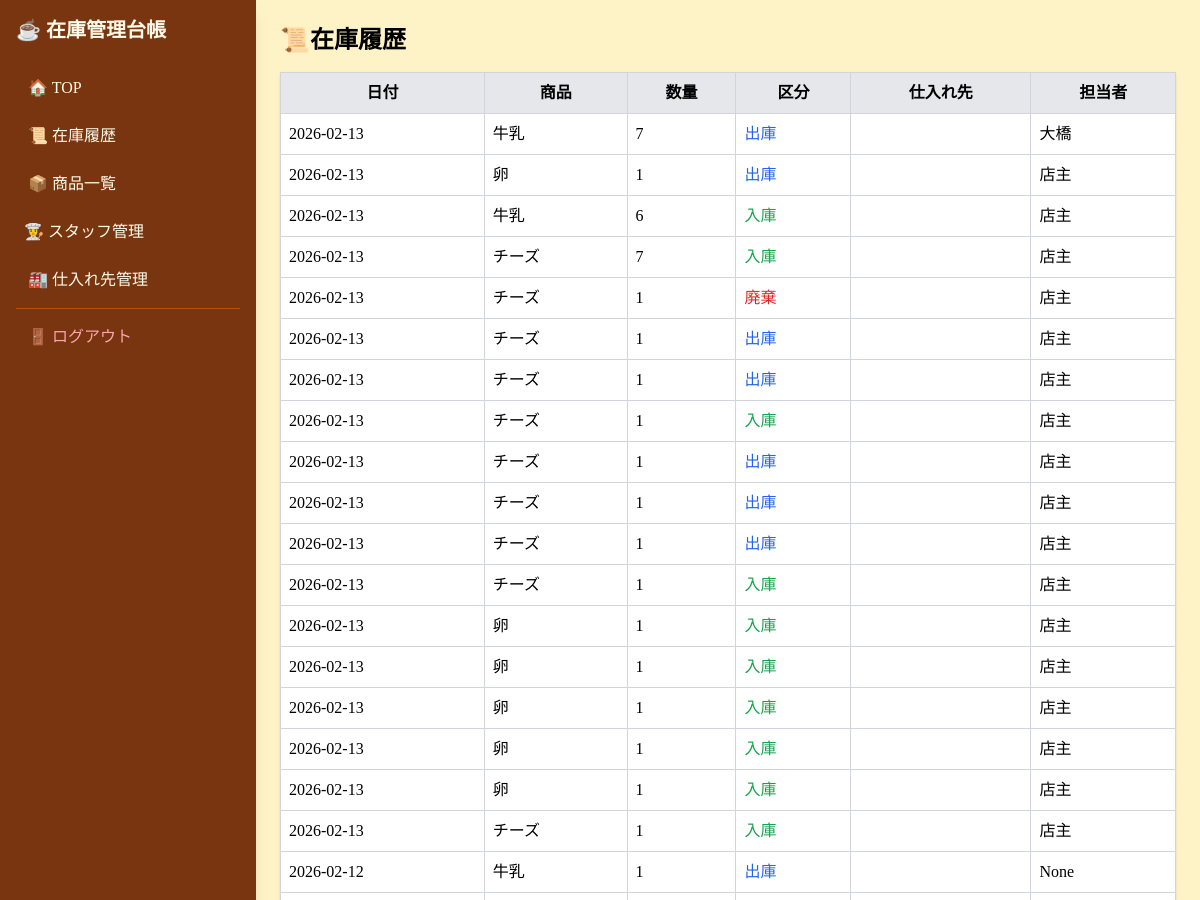
Before: /inventory/logs (signed in, upper part) with the older database file.
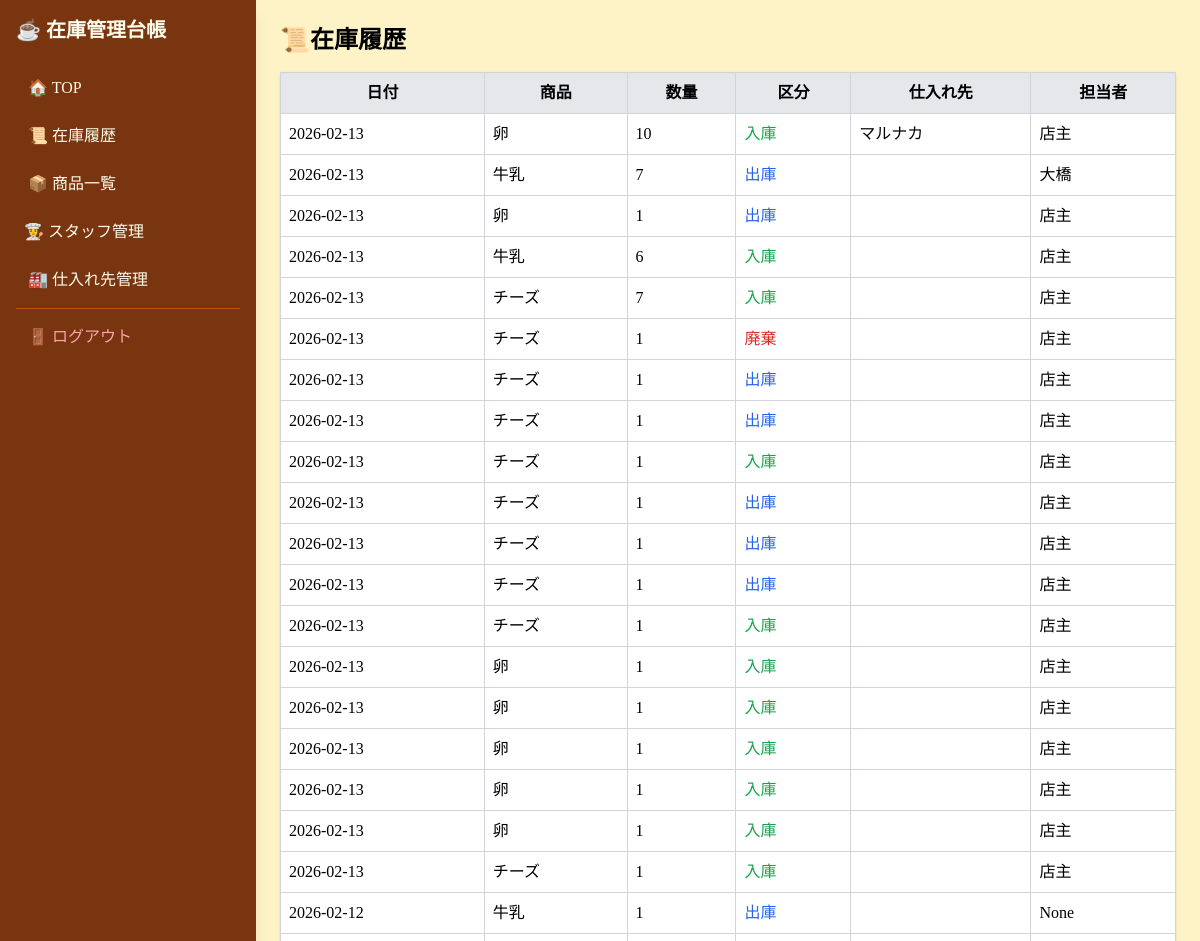
After: the same page with the newer database file.
### tables this page shows
CREATE TABLE inventory_logs (
    id INTEGER PRIMARY KEY AUTOINCREMENT,
    item_id INTEGER NOT NULL,
    change_type TEXT NOT NULL,
    quantity REAL NOT NULL,
    user_id INTEGER,
    note TEXT,
    created_at DATETIME DEFAULT CURRENT_TIMESTAMP, supplier_id INTEGER,

    FOREIGN KEY (item_id) REFERENCES items(id),
    FOREIGN KEY (user_id) REFERENCES users(id)
);

CREATE TABLE items (
    id INTEGER PRIMARY KEY AUTOINCREMENT,
    name TEXT NOT NULL,
    unit TEXT,
    supplier_id INTEGER,
    min_stock REAL DEFAULT 0,
    created_by INTEGER,
    created_at DATETIME DEFAULT CURRENT_TIMESTAMP, current_stock INTEGER DEFAULT 0, is_deleted INTEGER DEFAULT 0,

    FOREIGN KEY (supplier_id) REFERENCES suppliers(id),
    FOREIGN KEY (created_by) REFERENCES users(id)
);

CREATE TABLE users (
    id INTEGER PRIMARY KEY AUTOINCREMENT,
    name TEXT NOT NULL,
    role TEXT,
    created_at DATETIME DEFAULT CURRENT_TIMESTAMP
, password TEXT);

CREATE TABLE suppliers (
    id INTEGER PRIMARY KEY AUTOINCREMENT,
    name TEXT NOT NULL,
    note TEXT
);

### app.py (the view)
@app.route("/inventory/logs")
@login_required
def inventory_logs():
    conn = get_db_connection()
    logs = conn.execute("""
        SELECT
            il.id,
            il.change_type,
            il.quantity,
            il.note,
            il.created_at,
            items.name AS item_name,
            s.name AS supplier_name,
            u.name AS user_name
        FROM inventory_logs il
        LEFT JOIN items ON il.item_id = items.id
        LEFT JOIN suppliers s ON il.supplier_id = s.id
        LEFT JOIN users u ON il.user_id = u.id
        ORDER BY il.created_at DESC
    """).fetchall()
    conn.close()
    return render_template("inventory_logs.html", logs=logs)

### app.py (called while the page is built)
def get_db_connection():
    conn = sqlite3.connect(DB_PATH)
    conn.row_factory = sqlite3.Row
    return conn

def login_required(f):
    @wraps(f)
    def decorated_function(*args, **kwargs):
        if "user_id" not in session:
            return redirect(url_for("login"))
        return f(*args, **kwargs)
    return decorated_function

### templates/inventory_logs.html
{% extends "base.html" %}
{% block content %}
<h2 class="text-2xl font-bold mb-4">📜在庫履歴</h2>
<table class="w-full bg-white shadow rounded border border-gray-300 border-collapse">
<tr class="bg-gray-200">
    <th class="p-2 border border-gray-300">日付</th>
    <th class="p-2 border border-gray-300">商品</th>
    <th class="p-2 border border-gray-300">数量</th>
    <th class="p-2 border border-gray-300">区分</th>
    <th class="p-2 border border-gray-300">仕入れ先</th>
    <th class="p-2 border border-gray-300">担当者</th>
</tr>
{% for log in logs %}
<tr>
    <td class="p-2 border border-gray-300">{{ log.created_at[:10] }}</td>
    <td class="p-2 border border-gray-300">{{ log.item_name }}</td>
    <td class="p-2 border border-gray-300">{{ log.quantity | int }}</td>
    <td class="p-2 border border-gray-300
        {% if log.change_type == 'IN' %}text-green-600
        {% elif log.note == '出庫' %}text-blue-600
        {% elif log.note == '廃棄' %}text-red-600
        {% else %}text-gray-600{% endif %}">
        {% if log.change_type == 'IN' %}
            入庫
        {% else %}
            {{ log.note }}
        {% endif %}
    </td>
    <td class="p-2 border border-gray-300">{{ log.supplier_name if log.supplier_name else '' }}</td>
    <td class="p-2 border border-gray-300">{{ log.user_name }}</td>
</tr>
{% endfor %}
</table>
{% endblock %}

### templates/base.html (shortened to what this page needs)
<!DOCTYPE html>
<html lang="ja">
<head>
  <script src="https://cdn.tailwindcss.com"></script>
</head>
<body class="bg-amber-100 min-h-screen font-serif">
<div class="flex min-h-screen">
  <aside class="w-64 bg-amber-900 text-amber-50 p-4 shadow-lg">
    <h2 class="text-xl font-bold mb-6">☕ 在庫管理台帳</h2>
    <nav class="space-y-2">
      <a href="/" class="block px-3 py-2 rounded hover:bg-amber-700">
        🏠 TOP
      </a>
      <a href="/inventory/logs" class="block px-3 py-2 rounded hover:bg-amber-700">
        📜 在庫履歴
      </a>
      <a href="/items" class="block px-3 py-2 rounded hover:bg-amber-700">
        📦 商品一覧
      </a>
      <a href="/users" class="block p-2 hover:bg-amber-100 rounded">👩‍🍳 スタッフ管理</a>
      <a href="/suppliers" class="block px-3 py-2 rounded hover:bg-amber-700">
        🏭 仕入れ先管理
      </a>
      <hr class="border-amber-700 my-4">
      <a href="/logout" class="block px-3 py-2 rounded text-rose-300 hover:bg-amber-700">
        🚪 ログアウト
      </a>
    </nav>
  </aside>
  <main class="flex-1 p-6">
    {% block content %}{% endblock %}
  </main>
</div>
</body>
</html>

### templates/base.html (style rules this page uses)
body { font-family: "Noto Serif JP", serif; }

Changed rows visible on the page:
added inventory_logs: created_at "2026-02-13", item_name "卵", quantity "10", change_type "入庫", name "マルナカ", user_name "店主"
